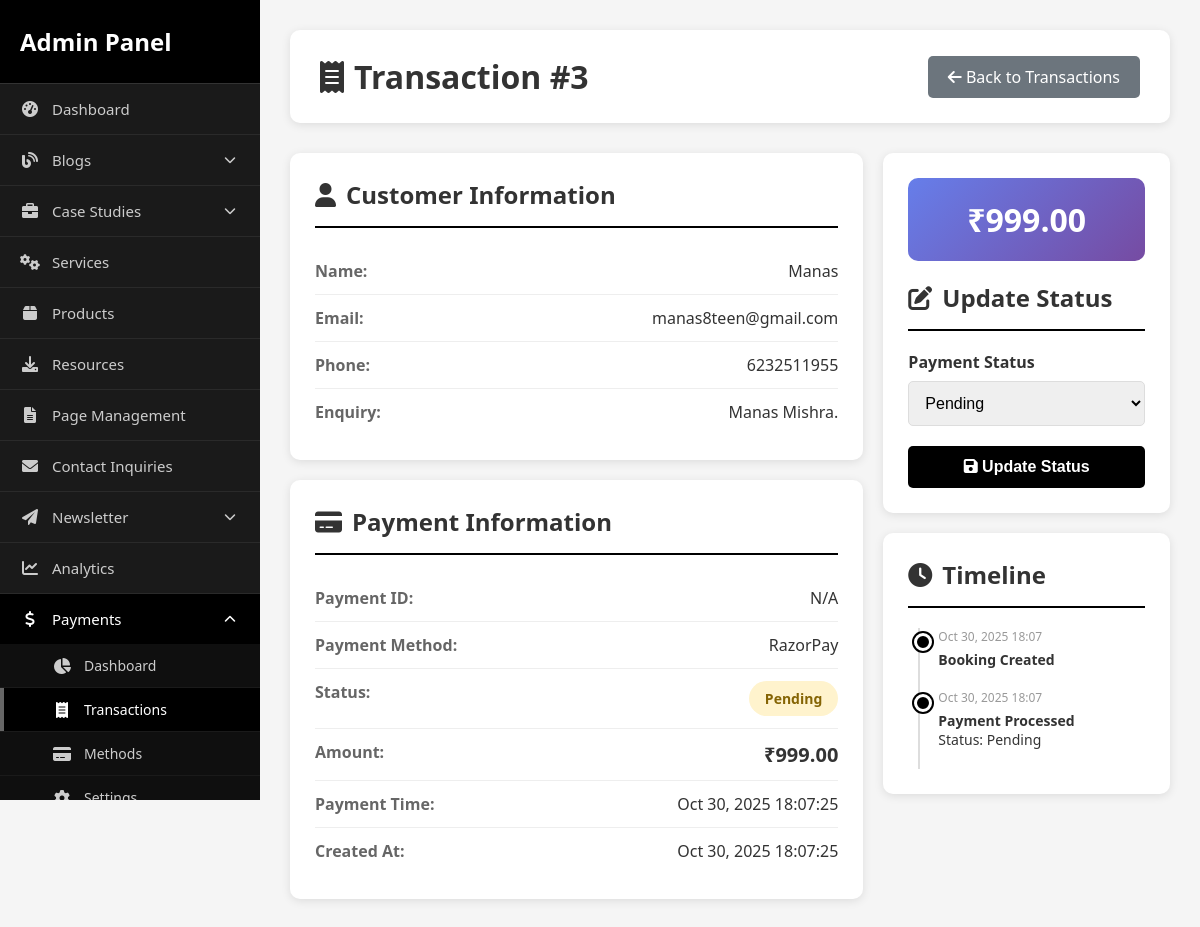
The page /admin/payment-view.php?id=3 (signed in) on the database its author committed.
### tables this page shows
CREATE TABLE `book_call` (
  `id` int(11) NOT NULL AUTO_INCREMENT,
  `name` varchar(255) NOT NULL,
  `email` varchar(255) NOT NULL,
  `phone` varchar(20) DEFAULT NULL,
  `enquiry` text DEFAULT NULL,
  `payment_method_id` int(11) DEFAULT NULL,
  `amount` decimal(10,2) DEFAULT NULL,
  `payment_status` enum('pending','completed','failed') DEFAULT 'pending',
  `payment_id` varchar(255) DEFAULT NULL,
  `payment_time` timestamp NOT NULL DEFAULT current_timestamp() ON UPDATE current_timestamp(),
  `calendly_link` varchar(500) DEFAULT NULL,
  `created_at` timestamp NOT NULL DEFAULT current_timestamp(),
  `expiry_time` datetime DEFAULT NULL,
  PRIMARY KEY (`id`)
);

CREATE TABLE `payment_methods` (
  `id` int(11) NOT NULL AUTO_INCREMENT,
  `name` varchar(50) NOT NULL,
  `created_at` timestamp NOT NULL DEFAULT current_timestamp(),
  PRIMARY KEY (`id`)
);

### admin/payment-view.php (the view, shortened to what this page needs)
<?php
require_once __DIR__ . '/../config/config.php';
$transaction_id = isset($_GET['id']) ? (int)$_GET['id'] : 0;
$stmt = $db->prepare("SELECT b.*, pm.name as payment_method_name
                     FROM book_call b
                     LEFT JOIN payment_methods pm ON b.payment_method_id = pm.id
                     WHERE b.id = ?");
$stmt->execute([$transaction_id]);
$transaction = $stmt->fetch(PDO::FETCH_ASSOC);
?>
<!DOCTYPE html>
<html lang="en">
<head>
    <link rel="stylesheet" href="https://cdnjs.cloudflare.com/ajax/libs/font-awesome/6.0.0/css/all.min.css">
</head>
<body>
    <?php include 'includes/sidebar.php'; ?>
    <div class="main-content">
        <div class="header">
            <h1><i class="fas fa-receipt"></i> Transaction #<?php echo $transaction['id']; ?></h1>
            <a href="payment-transactions.php" class="btn-back">
                <i class="fas fa-arrow-left"></i> Back to Transactions
            </a>
        </div>
        <div class="details-grid">
            <div>
                <div class="card">
                    <h2><i class="fas fa-user"></i> Customer Information</h2>
                    <div class="info-row">
                        <span class="info-label">Name:</span>
                        <span class="info-value"><?php echo htmlspecialchars($transaction['name']); ?></span>
                    </div>
                    <div class="info-row">
                        <span class="info-label">Email:</span>
                        <span class="info-value"><?php echo htmlspecialchars($transaction['email']); ?></span>
                    </div>
                    <div class="info-row">
                        <span class="info-label">Phone:</span>
                        <span class="info-value"><?php echo htmlspecialchars($transaction['phone']); ?></span>
                    </div>
                    <?php if ($transaction['enquiry']): ?>
                    <div class="info-row">
                        <span class="info-label">Enquiry:</span>
                        <span class="info-value"><?php echo nl2br(htmlspecialchars($transaction['enquiry'])); ?></span>
                    </div>
                    <?php endif; ?>
                </div>
                <div class="card" style="margin-top: 20px;">
                    <h2><i class="fas fa-credit-card"></i> Payment Information</h2>
                    <div class="info-row">
                        <span class="info-label">Payment ID:</span>
                        <span class="info-value"><?php echo htmlspecialchars($transaction['payment_id'] ?? 'N/A'); ?></span>
                    </div>
                    <div class="info-row">
                        <span class="info-label">Payment Method:</span>
                        <span class="info-value"><?php echo htmlspecialchars($transaction['payment_method_name'] ?? 'N/A'); ?></span>
                    </div>
                    <div class="info-row">
                        <span class="info-label">Status:</span>
                        <span class="info-value">
                            <span class="status-badge status-<?php echo $transaction['payment_status']; ?>">
                                <?php echo ucfirst($transaction['payment_status']); ?>
                            </span>
                        </span>
                    </div>
                    <div class="info-row">
                        <span class="info-label">Amount:</span>
                        <span class="info-value" style="font-size: 20px; font-weight: 700;">₹<?php echo number_format($transaction['amount'], 2); ?></span>
                    </div>
                    <div class="info-row">
                        <span class="info-label">Payment Time:</span>
                        <span class="info-value"><?php echo date('M d, Y H:i:s', strtotime($transaction['payment_time'])); ?></span>
                    </div>
                    <div class="info-row">
                        <span class="info-label">Created At:</span>
                        <span class="info-value"><?php echo date('M d, Y H:i:s', strtotime($transaction['created_at'])); ?></span>
                    </div>
                </div>
            </div>
            <div>
                <div class="card">
                    <div class="amount-display">
                        ₹<?php echo number_format($transaction['amount'], 2); ?>
                    </div>
                    <h2><i class="fas fa-edit"></i> Update Status</h2>
                    <form method="POST">
                        <div class="form-group">
                            <label>Payment Status</label>
                            <select name="payment_status">
                                <option value="pending" <?php echo $transaction['payment_status'] === 'pending' ? 'selected' : ''; ?>>Pending</option>
                            </select>
                        </div>
                        <button type="submit" name="update_status" class="btn-update">
                            <i class="fas fa-save"></i> Update Status
                        </button>
                    </form>
                </div>
                <div class="card" style="margin-top: 20px;">
                    <h2><i class="fas fa-clock"></i> Timeline</h2>
                    <div class="timeline">
                        <div class="timeline-item">
                            <div class="timeline-date"><?php echo date('M d, Y H:i', strtotime($transaction['created_at'])); ?></div>
                            <div class="timeline-content"><strong>Booking Created</strong></div>
                        </div>
                        <?php if ($transaction['payment_time']): ?>
                        <div class="timeline-item">
                            <div class="timeline-date"><?php echo date('M d, Y H:i', strtotime($transaction['payment_time'])); ?></div>
                            <div class="timeline-content"><strong>Payment Processed</strong><br>Status: <?php echo ucfirst($transaction['payment_status']); ?></div>
                        </div>
                        <?php endif; ?>
                    </div>
                </div>
            </div>
        </div>
    </div>
</body>
</html>

### admin/payment-view.php (style rules this page uses)
* { margin: 0; padding: 0; box-sizing: border-box; }
body { font-family: 'Segoe UI', Tahoma, Geneva, Verdana, sans-serif; background: #f5f5f5; margin-left: 260px; }
.main-content { padding: 30px; }
.header { display: flex; justify-content: space-between; align-items: center; background: white; padding: 25px 30px; border-radius: 10px; margin-bottom: 30px; box-shadow: 0 2px 10px rgba(0,0,0,0.1); }
.header h1 { color: #333; display: flex; align-items: center; gap: 10px; }
.btn-back { padding: 10px 20px; background: #6c757d; color: white; text-decoration: none; border-radius: 5px; }
.details-grid { display: grid; grid-template-columns: 2fr 1fr; gap: 20px; margin-bottom: 20px; }
.card { background: white; border-radius: 10px; padding: 25px; box-shadow: 0 2px 10px rgba(0,0,0,0.1); }
.card h2 { color: #333; margin-bottom: 20px; padding-bottom: 15px; border-bottom: 2px solid #000; display: flex; align-items: center; gap: 10px; }
.info-row { display: flex; justify-content: space-between; padding: 12px 0; border-bottom: 1px solid #eee; }
.info-row:last-child { border-bottom: none; }
.info-label { font-weight: 600; color: #666; }
.info-value { color: #333; font-weight: 500; }
.status-badge { padding: 8px 16px; border-radius: 20px; font-size: 14px; font-weight: 600; display: inline-block; }
.status-pending { background: #fff3cd; color: #856404; }
.amount-display { font-size: 32px; font-weight: 700; color: #000; text-align: center; padding: 20px; background: linear-gradient(135deg, #667eea 0%, #764ba2 100%); color: white; border-radius: 10px; margin-bottom: 20px; }
.form-group { margin-bottom: 20px; }
.form-group label { display: block; font-weight: 600; margin-bottom: 8px; color: #333; }
.form-group select { width: 100%; padding: 12px; border: 1px solid #ddd; border-radius: 5px; font-size: 16px; }
.btn-update { width: 100%; padding: 12px; background: #000; color: white; border: none; border-radius: 5px; font-size: 16px; font-weight: 600; cursor: pointer; }
.timeline { position: relative; padding-left: 30px; }
.timeline::before { content: ''; position: absolute; left: 10px; top: 0; bottom: 0; width: 2px; background: #ddd; }
.timeline-item { position: relative; padding-bottom: 20px; }
.timeline-item::before { content: ''; position: absolute; left: -24px; top: 5px; width: 12px; height: 12px; border-radius: 50%; background: #000; border: 3px solid white; box-shadow: 0 0 0 2px #000; }
.timeline-date { font-size: 12px; color: #999; margin-bottom: 5px; }
.timeline-content { font-size: 14px; color: #333; }

### rows shown on the page
book_call: id "3", name "Manas", email "manas8teen@gmail.com", phone "6232511955", enquiry "Manas Mishra.", payment "N/A", payment_method.name "RazorPay", payment_status "Pending", amount "999.00", payment_time "Oct 30, 2025 18:07:25", created_at "Oct 30, 2025 18:07:25", created_at "Oct 30, 2025 18:07", payment_time "Oct 30, 2025 18:07"
